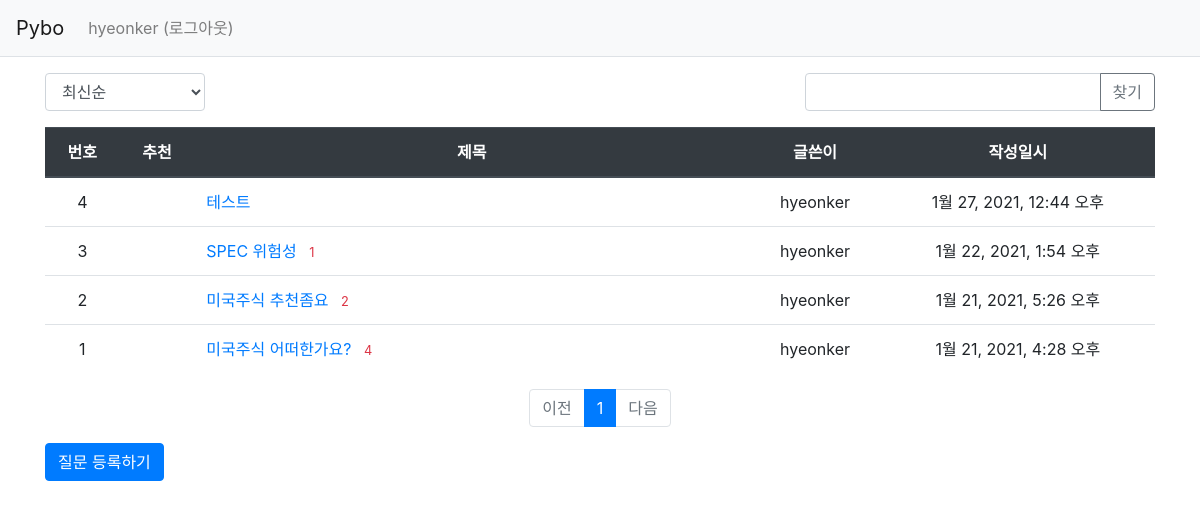
The app's page /pybo/ (signed in) with its own data.
### pybo/models.py (models this page shows, shortened)
class Question(models.Model):
    author = models.ForeignKey(User, on_delete=models.CASCADE, related_name='author_question')
    subject = models.CharField(max_length=200)
    content = models.TextField()
    create_date = models.DateTimeField()
    modify_date = models.DateTimeField(null=True, blank=True)
    voter = models.ManyToManyField(User, related_name='voter_question')

### pybo/views/base_views.py (the view, shortened to what this page needs)
# urls.py: path('', base_views.index, name='index'),  # '/' 에 해당되는 path
def index(request):
    page = request.GET.get('page', '1')  # 페이지
    kw = request.GET.get('kw', '')  # 검색어
    so = request.GET.get('so', 'recent')  # 정렬기준
    if so == 'recommend':
        question_list = Question.objects.annotate(num_voter=Count('voter')).order_by('-num_voter', '-create_date')
    elif so == 'popular':
        question_list = Question.objects.annotate(num_answer=Count('answer')).order_by('-num_answer', '-create_date')
    else:  # recent
        question_list = Question.objects.order_by('-create_date')
    paginator = Paginator(question_list, 10)  # 페이지당 10개씩 보여주기
    page_obj = paginator.get_page(page)
    context = {'question_list': page_obj, 'page': page, 'kw': kw, 'so': so}  # <------ so 추가
    return render(request, 'pybo/question_list.html', context)

### pybo/templatetags/pybo_filter.py (called while the page is built)
@register.filter
def sub(value, arg):
    return value - arg

### templates/pybo/question_list.html (shortened to what this page needs)
{% extends 'base.html' %}
{% load pybo_filter %}
{% block content %}
<div class="container my-3">
    <div class="row justify-content-between my-3">
        <div class="col-2">
            <select class="form-control so">
                <option value="recent" {% if so == 'recent' %}selected{% endif %}>최신순</option>
            </select>
        </div>
        <div class="col-4 input-group">
            <input type="text" class="form-control kw" value="{{ kw|default_if_none:'' }}">
            <div class="input-group-append">
                <button class="btn btn-outline-secondary" type="button" id="btn_search">찾기</button>
            </div>
        </div>
    </div>
    <table class="table">
        <thead>
        <tr class="text-center thead-dark">
            <th>번호</th>
            <th>추천</th>
            <th style="width:50%">제목</th>
            <th>글쓴이</th>
            <th>작성일시</th>
        </tr>
        </thead>
        <tbody>
        {% if question_list %}
        {% for question in question_list %}
        <tr class="text-center">
            <td>
                {{ question_list.paginator.count|sub:question_list.start_index|sub:forloop.counter0|add:1 }}
            </td>
            <td>
            </td>
            <td class="text-left">
                <a href="{% url 'pybo:detail' question.id %}">{{ question.subject }}</a>
                {% if question.answer_set.count > 0 %}
                <span class="text-danger small ml-2">{{ question.answer_set.count }}</span>
                {% endif %}
            </td>
            <td>{{ question.author.username }}</td>
            <td>{{ question.create_date }}</td>
        </tr>
        {% endfor %}
        {% else %}
        <tr>
            <td colspan="3">질문이 없습니다.</td>
        </tr>
        {% endif %}
        </tbody>
    </table>
    <ul class="pagination justify-content-center">
        {% if question_list.has_previous %}
        <li class="page-item">
            <a class="page-link" data-page="{{ question_list.previous_page_number }}" href="#">이전</a>
        </li>
        {% else %}
        <li class="page-item disabled">
            <a class="page-link" tabindex="-1" aria-disabled="true" href="#">이전</a>
        </li>
        {% endif %}
        {% for page_number in question_list.paginator.page_range %}
        {% if page_number >= question_list.number|add:-5 and page_number <= question_list.number|add:5 %}
            {% if page_number == question_list.number %}
            <li class="page-item active" aria-current="page">
                <a class="page-link" data-page="{{ page_number }}" href="#">{{ page_number }}</a>
            </li>
            {% else %}
            <li class="page-item">
                <a class="page-link" data-page="{{ page_number }}" href="#">{{ page_number }}</a>
            </li>
            {% endif %}
        {% endif %}
        {% endfor %}
        {% if question_list.has_next %}
        <li class="page-item">
            <a class="page-link" data-page="{{ question_list.next_page_number }}" href="#">다음</a>
        </li>
        {% else %}
        <li class="page-item disabled">
            <a class="page-link" tabindex="-1" aria-disabled="true" href="#">다음</a>
        </li>
        {% endif %}
    </ul>
    <a href="{% url 'pybo:question_create' %}" class="btn btn-primary">질문 등록하기</a>
</div>
{% endblock %}

### templates/navbar.html (shortened to what this page needs)
<nav class="navbar navbar-expand-lg navbar-light bg-light border-bottom">
    <a class="navbar-brand" href="{% url 'pybo:index' %}">Pybo</a>
    <div class="collapse navbar-collapse flex-grow-0" id="navbarNav">
        <ul class="navbar-nav">
            <li class="nav-item ">
                {% if user.is_authenticated %}
                <a class="nav-link" href="{% url 'common:logout' %}">{{ user.username }} (로그아웃)</a>
                {% else %}
                <a class="nav-link" href="{% url 'common:login' %}">로그인</a>
                {% endif %}
            </li>
        </ul>
    </div>
</nav>

### records on screen
Question: paginator.count|sub "4", subject "테스트", author.username "hyeonker", create_date "1월 27, 2021, 12:44 오후"
Question: paginator.count|sub "3", subject "SPEC 위험성", answer_set.count "1", author.username "hyeonker", create_date "1월 22, 2021, 1:54 오후"
Question: paginator.count|sub "2", subject "미국주식 추천좀요", answer_set.count "2", author.username "hyeonker", create_date "1월 21, 2021, 5:26 오후"
Question: paginator.count|sub "1", subject "미국주식 어떠한가요?", answer_set.count "4", author.username "hyeonker", create_date "1월 21, 2021, 4:28 오후"

### other values on screen
{{ user.username }} "hyeonker"
{{ page_number }} "1"
